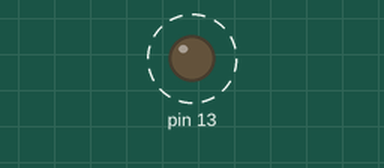
This sketch was run on a simulated Arduino Uno, built with avr-gcc and run on an emulated ATmega328P. Shown: output pins drawn as LEDs (lit = HIGH). Dashed ring = blinking. What the sketch prints to the serial monitor is not drawn.

Above: at 0.5 s.
Timing chart, 0 to 4.6 s (numbered marks = the images above):
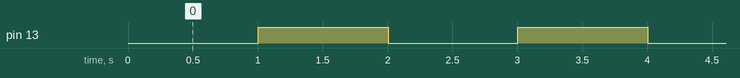

Measured:
- by itself, pin 13: alternates HIGH for 1.0 s and LOW for 1.0 s

The sketch:

TestMyTheme.ino
```cpp
//A comment
/* Another comment */

#define pi 3.141592  //constant

int  led = 0x0d; //hexadecimal
unsigned long  Now = 0; //decimal
float i = 1.0; //decimal
char c = 'd'; //char
String s = "Hello, World!"; //string
boolean b = true; //boolean

void setup() {
  Serial.begin(9600);
  pinMode(led, OUTPUT);

  if(b == true){
    Serial.println(s);
  }
}

void loop() {
  if(((millis() - Now) > 1000)){
    Now = millis();
    Serial.println(millis() / 1000);
    digitalWrite(led, !digitalRead(led));
  }
}
```
